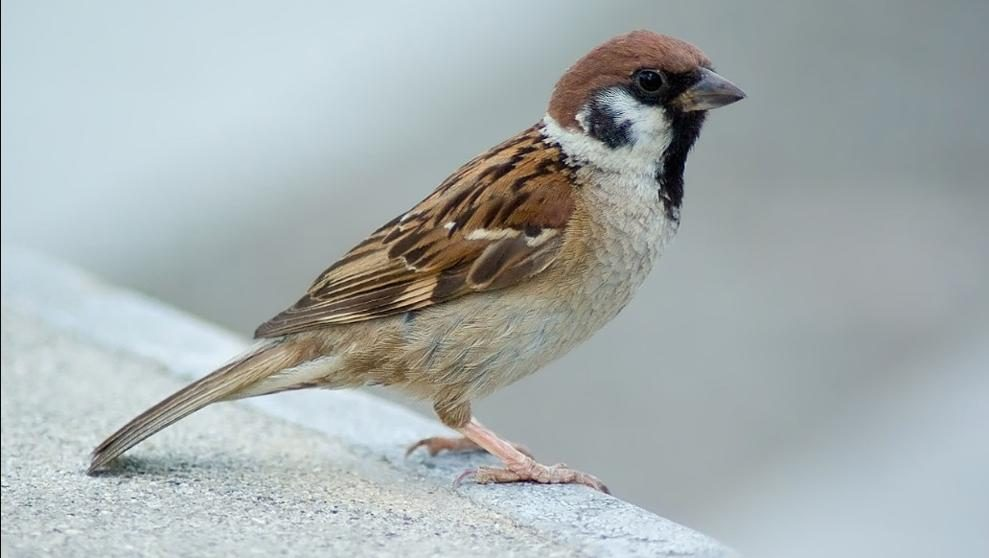
#> input picture gorrion3.jpg, 989 x 558 px, found by its file name
$ jupyter execute --allow-errors ProyectoPajarosCIBR.ipynb   (shell and % lines are left out)   (older library calls are emulated)
#> lines starting #> are read from the running program, lines starting #| are printed output that depends on the picture
[cell 1]
#importing required libraries
from skimage.io import imread, imshow
from skimage.transform import resize
from skimage.feature import hog
from skimage import exposure
import matplotlib.pyplot as plt
from scipy.spatial import distance
from skimage import filters
from skimage.color import rgb2hsv, rgb2gray, gray2rgb

dimx=160
dimy=90
nPixels=16
nCells=2
nOrients=8

[cell 2]
img = imread('/home/fher/Documentos/Curso CIBR/CIBR-Aves/gorrion3.jpg')
#> img is the input picture: shape (558, 989, 3); mean R, G, B 167.5, 175.5, 175.9
imshow(img)

[cell 3]
#resizing image
resized_img = resize(img, (dimy,dimx))
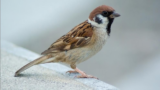
#> resized_img: shape (90, 160, 3) float64; mean R, G, B 0.657, 0.688, 0.69

#Revertir imagen
#resized_img=resized_img[:,::-1,:]
imshow(resized_img)
print(resized_img.shape)
#| (90, 160, 3)

[cell 4]
fd, hog_image = hog(resized_img, orientations=nOrients, pixels_per_cell=(nPixels, nPixels),
                    cells_per_block=(nCells, nCells), visualize=True, multichannel=True)
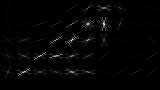
#> hog_image: shape (90, 160) float64; min 0, max 0.156, mean 0.00261; drawn with min black and max white
#> fd = 1152 values, max 0.46 at index 51, min 0 at index 94, mean 0.135
len(fd)
#> Out = 1152

[cell 5]
fig, (ax1, ax2) = plt.subplots(1, 2, figsize=(16, 8), sharex=True, sharey=True)

ax1.imshow(resized_img, cmap=plt.cm.gray)
ax1.set_title('Input image')

# Rescale histogram for better display
hog_image_rescaled = exposure.rescale_intensity(hog_image, in_range=(0, 10))

ax2.imshow(hog_image_rescaled, cmap=plt.cm.gray)
ax2.set_title('Histogram of Oriented Gradients')

plt.show()
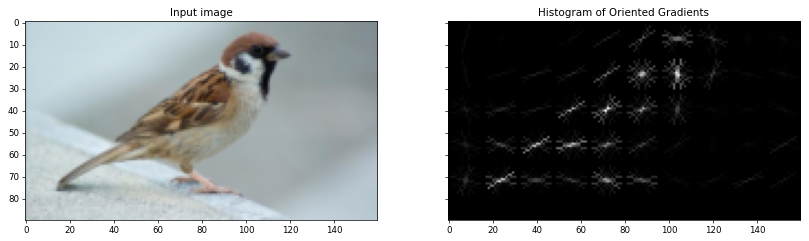
#> figure drawn by matplotlib, 2 panels

$ run again, with aguila2.jpg copied over gorrion3.jpg
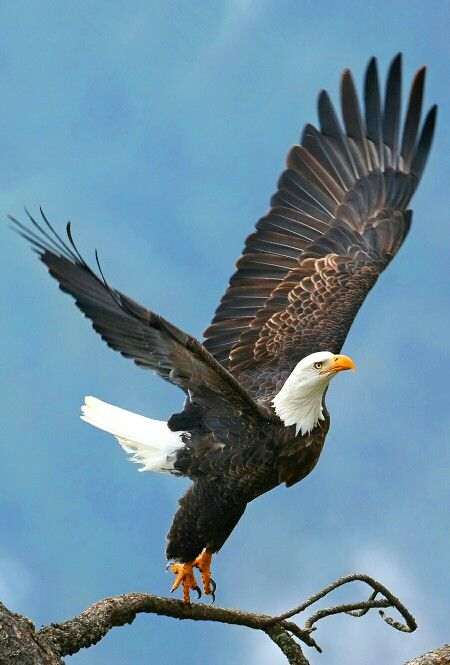
#> input picture aguila2.jpg, 450 x 665 px, found by its file name
#> img is the input picture: shape (665, 450, 3); mean R, G, B 105.5, 140.7, 161
#| (90, 160, 3)
#> `fd, hog_image = hog(resized_img, orientations=nOrients, pixels_per_cel..`:
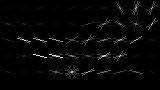
#> hog_image: shape (90, 160) float64; min 0, max 0.17, mean 0.00396; drawn with min black and max white
#> fd = 1152 values, max 0.652 at index 908, min 0.00134 at index 656, mean 0.134
#> Out = 1152
#> `plt.show()`:
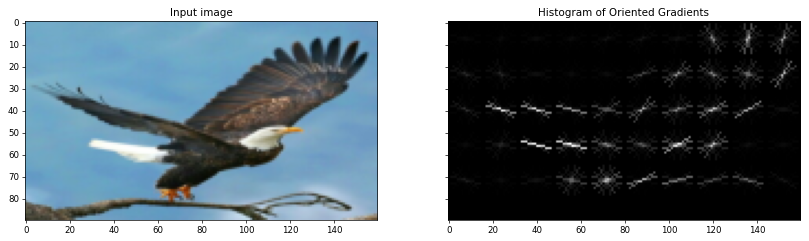
#> figure drawn by matplotlib, 2 panels
